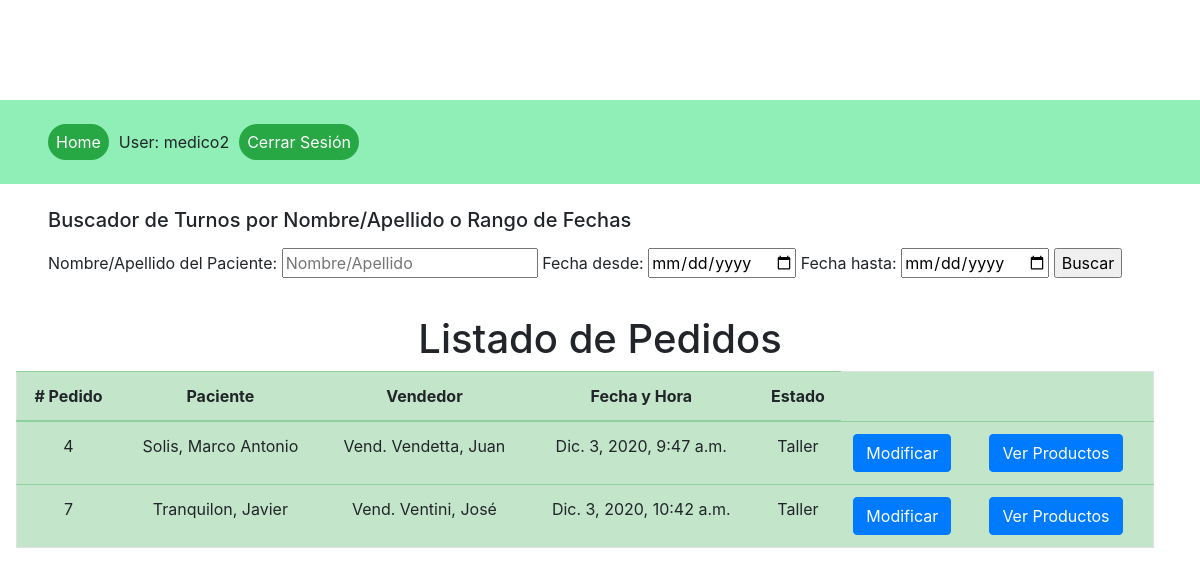
The app's page /ver_pedidos_taller (signed in), older data.
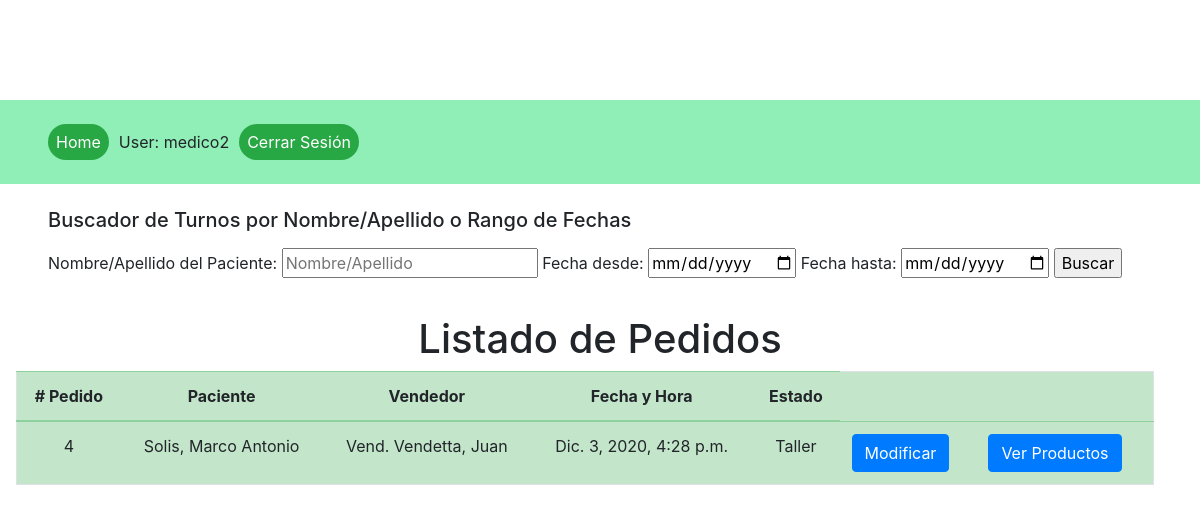
The same page, newer data.
### products/models.py (models this page shows, shortened)
class Pedido(models.Model):
    fecha = models.DateTimeField(auto_now=True)
    vendedor = models.ForeignKey(User, null=True, on_delete=models.PROTECT, related_name="pedidos")
    paciente = models.ForeignKey(Paciente, on_delete=models.CASCADE, related_name="solicitante")
    estado = models.CharField(max_length=10, default="Pend", choices=ESTADO_PEDIDO)
    tipo_pago = models.CharField(max_length=25, default="EFT", choices=FORMA_PAGO)
    total = models.DecimalField(default=0.00, decimal_places=2, max_digits=20, null=False, blank=False)

class Paciente(models.Model):
    paciente_nombre = models.CharField(max_length=64)
    paciente_apellido = models.CharField(max_length=64)

### products/views.py (the view)
# urls.py: path('ver_pedidos_taller', PedidoTallerListView.as_view(), name="lista_pedidos_taller"),
class PedidoTallerListView(LoginRequiredMixin, generic.ListView):
    model = Pedido
    context_object_name = 'lista_pedidos'
    template_name = 'lista_pedidos_taller.html'
    def get_queryset(self):
        queryset = Pedido.objects.filter(Q(estado='Ta')).order_by('fecha')
        if self.request.GET.get('fecha_desde'):
            fecha_desde = self.request.GET.get('fecha_desde')
            queryset = queryset.filter(Q(fecha__gte=fecha_desde))
        if self.request.GET.get('fecha_hasta'):
            fecha_hasta = self.request.GET.get('fecha_hasta')
            queryset = queryset.filter(Q(fecha__lte=fecha_hasta))
        if self.request.GET.get('paciente'):
            paciente = self.request.GET.get('paciente')
            queryset = queryset.filter(Q(paciente__paciente_nombre__icontains=paciente) | Q(paciente__paciente_apellido__icontains=paciente))
        return queryset.order_by('fecha')

### templates/lista_pedidos_taller.html (shortened to what this page needs)
{% extends 'base.html'%}
{% block content %}
<div class="container-fluid">
    <div class="row">
        <div class="container-fluid justify-space-between">
            <div class="p-0 row">
                <form action="" method="GET" class="px-5 my-2">
                    <h5 class="mb-3">Buscador de Turnos por Nombre/Apellido o Rango de Fechas</h5>
                    <label for="fecha_desde">Nombre/Apellido del Paciente:</label>
                    <input type="text" placeholder="Nombre/Apellido" name="paciente">
                    <label for="fecha_desde">Fecha desde:</label>
                    <input type="date" placeholder="Fecha desde" name="fecha_desde">
                    <label for="fecha_desde">Fecha hasta:</label>
                    <input type="date" placeholder="Fecha hasta" name="fecha_hasta">
                    <input type="submit" value="Buscar">
                </form>
            </div>
        </div>
    </div>
    <h1 class="mt-4 text-center">Listado de Pedidos</h1>
    {% if lista_pedidos %}
    <div class="row table-responsive px-3">
        <table class="table table-success border">
            <thead>
                <tr>
                    <th class="text-center" scope="col"># Pedido</th>
                    <th class="text-center" scope="col">Paciente</th>
                    <th class="text-center" scope="col">Vendedor</th>
                    <th class="text-center" scope="col">Fecha y Hora</th>
                    <th class="text-center" scope="col">Estado</th>
                </tr>
            </thead>
            <tbody>
                    {% for pedido in lista_pedidos %}
                    <tr>
                        <td class="text-center">{{ pedido.id }}</td>
                        <td class="text-center">{{ pedido.paciente.paciente_apellido }}{{", "}}{{ pedido.paciente.paciente_nombre }}</td>
                        <td class="text-center">{{"Vend. "}}{{ pedido.vendedor.last_name }}{{", "}}{{ pedido.vendedor.first_name }}</td>
                        <td class="text-center">{{ pedido.fecha }}</td>
                        <td class="text-center">{{ pedido.get_estado_display }}</td>
                        <td class="m-0"><a href="{% url 'pedido-update' pedido.id %}" class="btn btn-primary">Modificar</a></td>
                        <td class="m-0"><a href="{% url 'lista_items_pedidos_taller' %}" class="btn btn-primary">Ver Productos</a></td>
                    </tr>
                    {% endfor %}
            </tbody>
        </table>
    </div>
    {% else %}
    <h4 class="mx-5">No se encontraron pedidos.</h4>
    {% endif %}
</div>
{% endblock %}

Row changes from the older to the newer data that the page shows:
no longer on this page (row edited): Pedido: id "7", paciente.paciente_apellido "Tranquilon", value ",", paciente.paciente_nombre "Javier", value "Vend.", vendedor.last_name "Ventini", vendedor.first_name "José", fecha "Dic. 3, 2020, 10:42 a.m.", estado "Taller"
changed Pedido "Taller": fecha "Dic. 3, 2020, 9:47 a.m." → "Dic. 3, 2020, 4:28 p.m."
